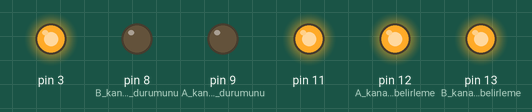
Recording of a sketch running on a simulated Arduino Uno, built with avr-gcc and run on an emulated ATmega328P. Shown: output pins drawn as LEDs (lit = HIGH).

Above: at 2.5 s.
At 7.5 s:
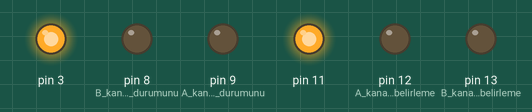
Timing chart, 0 to 11.5 s (numbered marks = the images above):
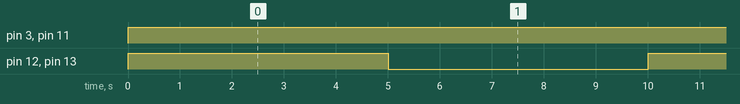

The sketch:

Uygulama_7.1.ino
```cpp
/*
------------------------------------------------
Program No: 7.1
Program Adı: İki Yönlü Motor Kontrolü
Kullanılan Geliştirme Kiti: Arduino Uno
Kullanılan Eklenti: Arduino Motor Shield R3
Web Adres: www.arduinouygulamalari.com
-------------------------------------------------
*/
void setup() {
  pinMode(12, OUTPUT); //A kanalının Yön belirleme pini
  pinMode(9, OUTPUT); //A kanalının Fren durumunu belirme pini
  pinMode(13, OUTPUT); //B kanalının Yön belirleme pini
  pinMode(8, OUTPUT); //B kanalının Fren durumunu belirme pini
}
void loop() {
  analogWrite(3, 255); // A kanalının Motor hızını belirleyen PWM değeri 0-255 -- Hızı azaltmak istiyorsak 255den //daha küçük bir değer seçiniz.
  analogWrite(11, 255); // B kanalının Motor hızını belirleyen PWM değeri 0-255
  digitalWrite(9, LOW); //A Kanalının fren durumu kapalı
  digitalWrite(8, LOW); //B Kanalının fren durumu kapalı
  digitalWrite(12, HIGH); //A kanalının dönüş yönü saat yönünde
  digitalWrite(13, HIGH); //B kanalının dönüş yönü saat yönünde
  delay(5000); // 5000 mili saniye = 5 saniye bekle
  digitalWrite(12, LOW); //A kanalının dönüş yönü saat yönünün tersinde
  digitalWrite(13, LOW); //B kanalının dönüş yönü saat yönünün tersinde
  delay(5000);
}//void loop
```

Measured:
- by itself, pin 3, pin 11: LOW → HIGH at 0.00 s
- by itself, pin 12 (A_kanalının_Yön_belirleme), pin 13 (B_kanalının_Yön_belirleme): alternates HIGH for 5.0 s and LOW for 5.0 s
